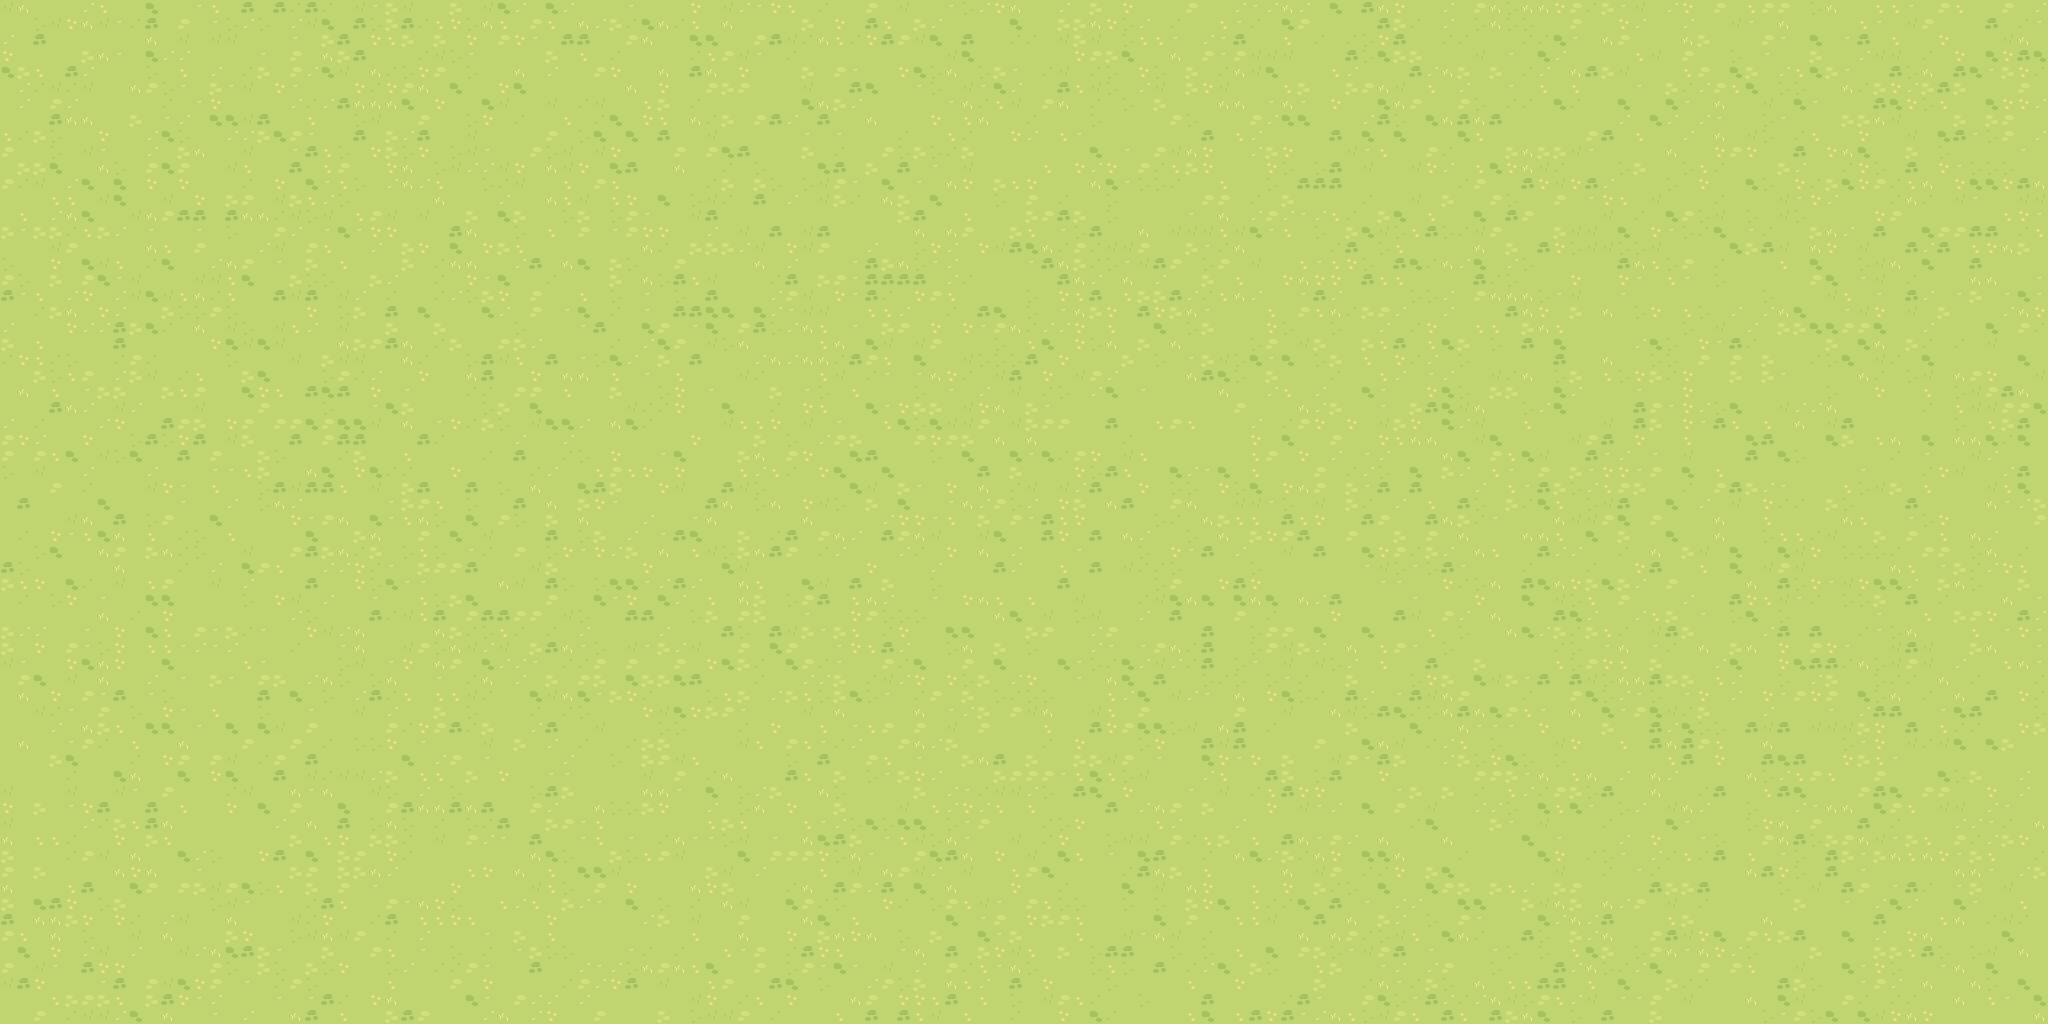

Below is a game level as drawn by its tile map, then a one-line description and the .tmx that defines it (tile-layer data replaced by summaries):
An orthogonal 128x64 tile map with 16x16 px tiles, 1 tile layer (Tile Layer 1).

<map version="1.10" tiledversion="1.11.1.1" orientation="orthogonal" renderorder="right-down" width="128" height="64" tilewidth="16" tileheight="16" infinite="0" nextlayerid="2" nextobjectid="1">
 <tileset firstgid="1" source="grass.tsx" />
 <layer id="1" name="Tile Layer 1" width="128" height="64">
  <data>[8192 cells, 8192 non-empty, 13 distinct tile ids]</data>
 </layer>
</map>
